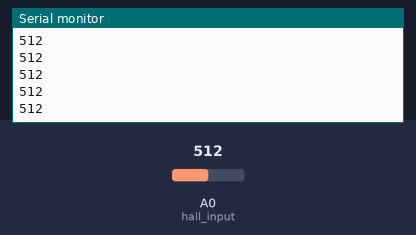
Recording of a sketch running on a simulated Arduino Uno, built with avr-gcc and run on an emulated ATmega328P. On the bench: the last lines printed to the serial monitor. Inputs (shaded band) come from the test bench; at power-on: A0 (hall_input) = 512.

Above: at 1.2 s.
1.3 s: A0 (hall_input) set to 716
At 1.8 s:
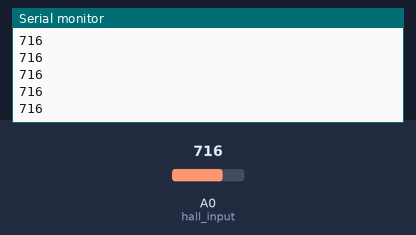
2.8 s: A0 (hall_input) set to 900
At 3.6 s:
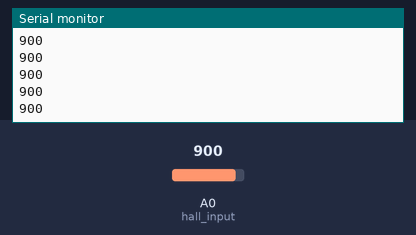
Timing chart, 0 to 5.8 s (numbered marks = the images above; inputs shaded):
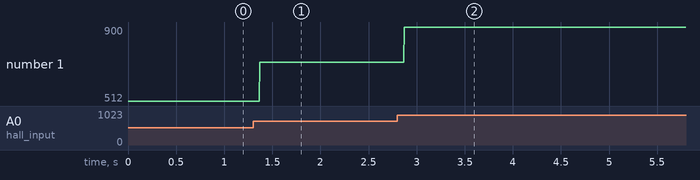

The sketch:

hall_effect_sensor.ino
```cpp
const int hall_input = A0;
int hall_value = 0;


void setup() {
  // put your setup code here, to run once:
  pinMode(hall_input,INPUT);
  Serial.begin(9600);
}

void loop() {
  // put your main code here, to run repeatedly:
  hall_value = analogRead(hall_input);
  Serial.print(hall_value);
  Serial.print("\n");


}
```

Measured:
- after the input at 1.3 s, the serial monitor: prints a new line after 0.07 s (image 1)
- after the input at 2.8 s, the serial monitor: prints a new line after 0.07 s (image 2)
- plotted number 1: 512 → 716 after the input at 1.3 s, 716 → 900 after the input at 2.8 s
